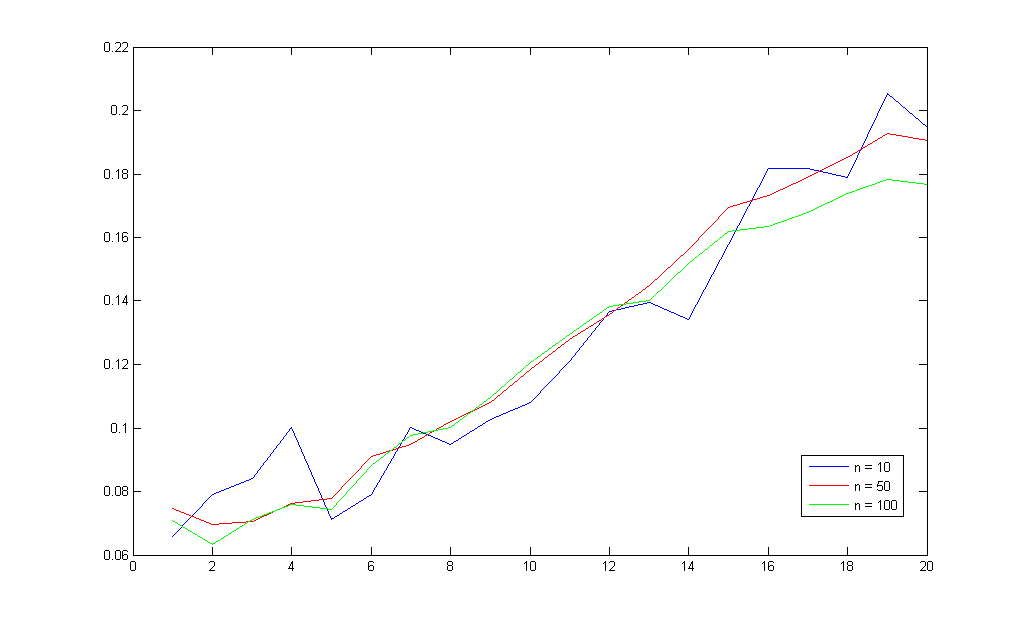
%> input picture my project/My master work/Perceptual Hashing Testing Platform/tpWork/test-wyn/Fridrich_test_1_aboutN/test 1.bmp, 1024 x 624 px
$ octave --eval "result = mbe_VishalMonga_SVD('../tpWork/test-wyn/Fridrich_test_1_aboutN/test 1.bmp');"   (GNU Octave 9; MATLAB toolbox functions it lacks are replaced by stand-ins)
%> lines starting %> are read from the running program, lines starting %| are printed output that depends on the picture
### my project/My master work/Perceptual Hashing Testing Platform/algorithms/VishalMonga/hashbySVD.m

function [hashVec] = hashbySVD(imgin, key, numRects, rectsize);

% HASHBYSVD Image Hashing by singular value decomposition
%  Description
%  [hashVec] = hashbySVD(imgin, key, numRects, size) extracts
%  hash vector hashVec from input image "imgin". The basic approach
%  is to divide the image into random rectangles selected using
%  the secret key "key" and obtain a singular value decomposition (SVD)
%  of each rectangle. "numRects" is the number of input rectangles and
%  "rectsize" is the size of each rectangle. A random subset of the most
%  significant singular vectors and singular values forms the hash. Details
%  can be found in the reference below.
%
%	See also WAVELETHASH, FEATUREPOINTHASH
%
%	Ref:
%   1.) S. S. Kozat, K. Mihcak, and R. Venkatesan, "Robust
%   perceptual image hashing via matrix invariances", Proc. IEEE
%   Conf. on Image Processing, pp. 3443-3446, Oct. 2004.
%
% Authored 2005 by Vishal Monga
% Copyright (c) 1999-2005 The University of Texas
% All Rights Reserved.

siz = size(imgin,1);

rand('state',key);
xcoors = ceil(rand(numRects,1)*(siz-rectsize+1));
ycoors = ceil(rand(numRects,1)*(siz-rectsize+1));

umat = zeros(rectsize,2*numRects);
uumat1 = zeros(rectsize,numRects);
vvmat1 = zeros(rectsize,numRects);

for i=1:1:numRects,
   subim = imgin(xcoors(i):(xcoors(i)+rectsize-1),ycoors(i):(ycoors(i)+rectsize-1));
   tt = subim+randn(size(subim));
   [u1,s1,v1] = svds(tt,1);
   uumat1(:,i) = sign(sum(u1))*u1;
   vvmat1(:,i) = sign(sum(v1))*v1;
end;
umat = [uumat1 vvmat1];


[u,s,v] = svds(umat,1);
u = sign(sum(u))*u;
v = sign(sum(v))*v;
hashVec = [u;v];

return;

### my project/My master work/Perceptual Hashing Testing Platform/algorithms/mbe_VishalMonga_SVD.m
%% Comments and References
%{
	整理自 Vishal Monga 的 Hashing Via Singular Value Decomposition (SVD) [Kozat et al., 2004]
	参考文献为： ROBUST PERCEPTUAL IMAGE HASHING VIA MATRIX INVARIANTS

	输入图像： 不定大小的 任意格式 图

	params：
		numrects	'Number of random rectangles'
			default: 25
		rectsiz		'Size of each rectangle'
			default: 100
		key			'secret key'
			default: 101 随便指定一个

	hash形式：
		独特定义的hash向量，需要专门的匹配方法： match_VishalMonga

	use:
		hashbySVD.m
%}
function [hashVector] = mbe_VishalMonga_SVD(imagefile,param)
% 关于参数 param，为了保持测试程序的接口一致，所有的算法函数的参数都改为param，在函数内部再根据需要作解析。
%% test: input
%% check input
if nargin == 1
	numrects = 25;
	rectsiz = 100;
	key = 101;
else
	numrects = param{1};
	rectsiz = param{2};
	key = param{3};
end

I = imread(imagefile);
%> I: size 624x1024 uint8; min 0, max 255, mean 253.3
dim = size(I);
%> dim = [624 1024]
if length(dim) > 2 % 不是灰度图
	I = rgb2gray(I);
end
if dim(1) ~= dim(2)
	I = imresize(I,[dim(1) dim(1)]); % 使原图长宽相等
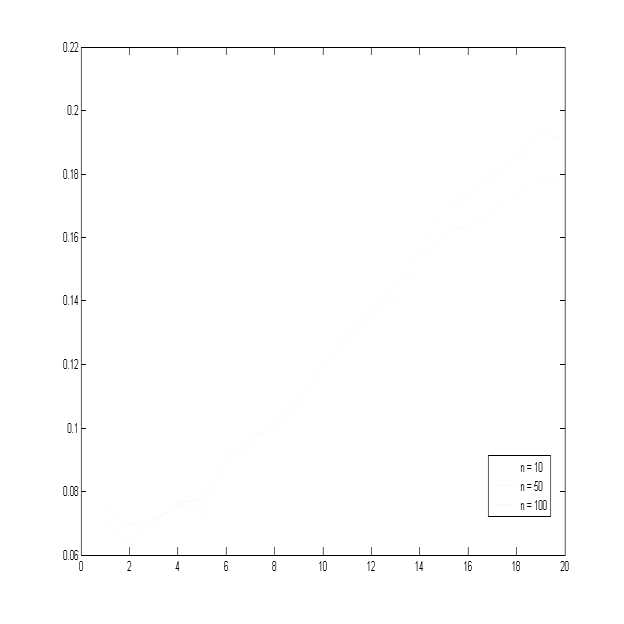
%> I: size 624x624 uint8; min 0, max 255, mean 253.2
end

%% 计算Hash
hashVector = hashbySVD(double(I),key,numrects,rectsiz);
%> the loop in hashbySVD, `for i=1:1:numRects,` made 25 passes
%> s1 on passes 1 to 12: 25500, 25498.5, 25246.1, 24781.8, 25497.5, 25491.9, 25500.7, 25499.3, 25496.6, 25247.8, 25501.5, 25239.5
%> pass 1, in hashbySVD, `tt = subim+randn(size(subim));`:
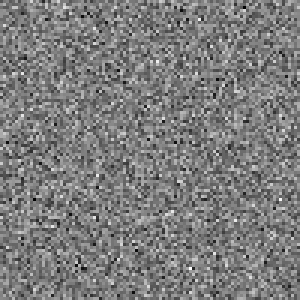
%> tt: size 100x100 double (shown 3 times larger); min 251.2, max 258.9, mean 255; drawn with min black and max white
%> pass 2, in hashbySVD, `tt = subim+randn(size(subim));`:
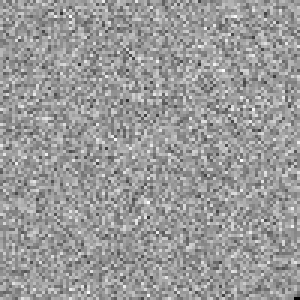
%> tt: size 100x100 double (shown 3 times larger); min 249.7, max 258.4, mean 255; drawn with min black and max white
%> in hashbySVD, `[u,s,v] = svds(umat,1);`: u = 100 values, max -0.0968 at index 2, min -0.1 at index 97, mean -0.1; s = 7.07; v = 50 values, max -0.141 at index 4, min -0.142 at index 7, mean -0.141
%> in hashbySVD, `u = sign(sum(u))*u;`: u = 100 values, max 0.1 at index 97, min 0.0968 at index 2, mean 0.1
%> in hashbySVD, `v = sign(sum(v))*v;`: v = 50 values, max 0.142 at index 7, min 0.141 at index 4, mean 0.141
%> in hashbySVD, `hashVec = [u;v];`: hashVec = 150 values, max 0.142 at index 107, min 0.0968 at index 2, mean 0.114
%> hashVector has the same summary as hashVec in hashbySVD
%> `result = mbe_VishalMonga_SVD('../tpWork/test-wyn/Fridrich_test_1_about..`: result has the same summary as hashVec in hashbySVD

$ run again, on my project/My master work/Perceptual Hashing Testing Platform/tpWork/test-wyn/Fridrich_test_1_aboutN/testN-Gaussian(v).bmp
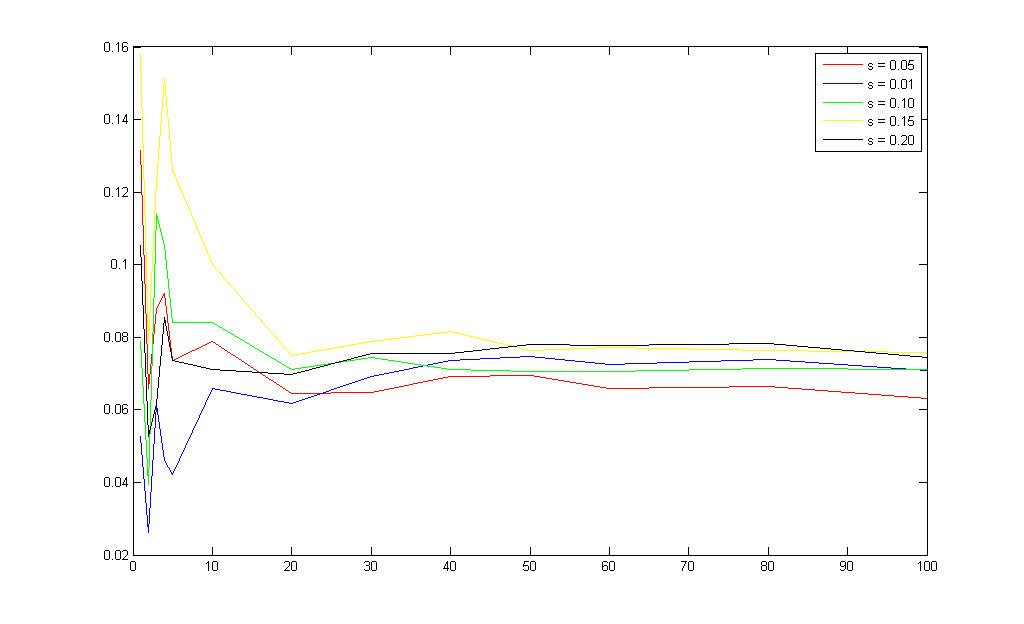
%> input picture my project/My master work/Perceptual Hashing Testing Platform/tpWork/test-wyn/Fridrich_test_1_aboutN/testN-Gaussian(v).bmp, 1024 x 624 px
%> the loop in hashbySVD, `for i=1:1:numRects,` made 25 passes
%> s1 on passes 1 to 8: 25245.3, 25498.6, 25214.1, 25175.5, 25493.8, 25267, 25500.7, 25499.3
%> pass 1, in hashbySVD, `subim = imgin(xcoors(i):(xcoors(i)+rectsize-1),ycoors(i):(ycoors(i)+re..`:
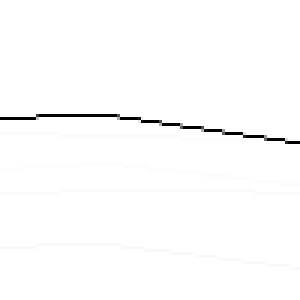
%> subim: size 100x100 double (shown 3 times larger); min 0, max 255, mean 252.3
%> pass 2, in hashbySVD, `tt = subim+randn(size(subim));`:
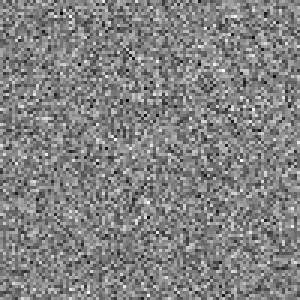
%> tt: size 100x100 double (shown 3 times larger); min 251.4, max 258.4, mean 255; drawn with min black and max white
%> in hashbySVD, `[u,s,v] = svds(umat,1);`: u = 100 values, max -0.0969 at index 71, min -0.101 at index 32, mean -0.1; s = 7.06; v = 50 values, max -0.141 at index 12, min -0.142 at index 7, mean -0.141
%> in hashbySVD, `u = sign(sum(u))*u;`: u = 100 values, max 0.101 at index 32, min 0.0969 at index 71, mean 0.1
%> in hashbySVD, `v = sign(sum(v))*v;`: v = 50 values, max 0.142 at index 7, min 0.141 at index 12, mean 0.141
%> hashVec = 150 values, max 0.142 at index 107, min 0.0969 at index 71, mean 0.114
%> hashVector has the same summary as hashVec in hashbySVD
%> result has the same summary as hashVec in hashbySVD
